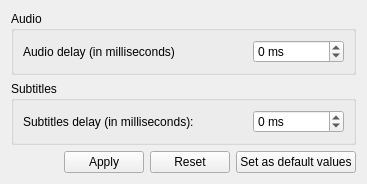
<?xml version="1.0" encoding="UTF-8"?>
<ui version="4.0">
 <class>Synchronization</class>
 <widget class="QWidget" name="Synchronization">
  <property name="geometry">
   <rect>
    <x>0</x>
    <y>0</y>
    <width>367</width>
    <height>171</height>
   </rect>
  </property>
  <property name="windowTitle">
   <string>Form</string>
  </property>
  <layout class="QVBoxLayout" name="verticalLayout">
   <item>
    <widget class="QGroupBox" name="groupBox">
     <property name="title">
      <string>Audio</string>
     </property>
     <layout class="QHBoxLayout" name="horizontalLayout">
      <item>
       <widget class="QLabel" name="label">
        <property name="text">
         <string>Audio delay (in milliseconds)</string>
        </property>
       </widget>
      </item>
      <item>
       <spacer name="horizontalSpacer_2">
        <property name="orientation">
         <enum>Qt::Horizontal</enum>
        </property>
        <property name="sizeHint" stdset="0">
         <size>
          <width>40</width>
          <height>20</height>
         </size>
        </property>
       </spacer>
      </item>
      <item>
       <widget class="QSpinBox" name="audioDelaySpin">
        <property name="suffix">
         <string> ms</string>
        </property>
        <property name="minimum">
         <number>-3600000</number>
        </property>
        <property name="maximum">
         <number>3600000</number>
        </property>
       </widget>
      </item>
     </layout>
    </widget>
   </item>
   <item>
    <widget class="QGroupBox" name="groupBox_2">
     <property name="title">
      <string>Subtitles</string>
     </property>
     <layout class="QHBoxLayout" name="horizontalLayout_2">
      <item>
       <widget class="QLabel" name="label_2">
        <property name="text">
         <string>Subtitles delay (in milliseconds):</string>
        </property>
       </widget>
      </item>
      <item>
       <spacer name="horizontalSpacer_3">
        <property name="orientation">
         <enum>Qt::Horizontal</enum>
        </property>
        <property name="sizeHint" stdset="0">
         <size>
          <width>40</width>
          <height>20</height>
         </size>
        </property>
       </spacer>
      </item>
      <item>
       <widget class="QSpinBox" name="subtitlesDelaySpin">
        <property name="suffix">
         <string> ms</string>
        </property>
        <property name="minimum">
         <number>-3600000</number>
        </property>
        <property name="maximum">
         <number>3600000</number>
        </property>
       </widget>
      </item>
     </layout>
    </widget>
   </item>
   <item>
    <spacer name="verticalSpacer">
     <property name="orientation">
      <enum>Qt::Vertical</enum>
     </property>
     <property name="sizeHint" stdset="0">
      <size>
       <width>20</width>
       <height>40</height>
      </size>
     </property>
    </spacer>
   </item>
   <item>
    <layout class="QHBoxLayout" name="horizontalLayout_3">
     <item>
      <spacer name="horizontalSpacer">
       <property name="orientation">
        <enum>Qt::Horizontal</enum>
       </property>
       <property name="sizeHint" stdset="0">
        <size>
         <width>40</width>
         <height>20</height>
        </size>
       </property>
      </spacer>
     </item>
     <item>
      <widget class="QPushButton" name="applyButton">
       <property name="text">
        <string>Apply</string>
       </property>
      </widget>
     </item>
     <item>
      <widget class="QPushButton" name="resetButton">
       <property name="text">
        <string>Reset</string>
       </property>
      </widget>
     </item>
     <item>
      <widget class="QPushButton" name="setDefaultButton">
       <property name="text">
        <string>Set as default values</string>
       </property>
      </widget>
     </item>
    </layout>
   </item>
  </layout>
 </widget>
 <resources/>
 <connections/>
</ui>
